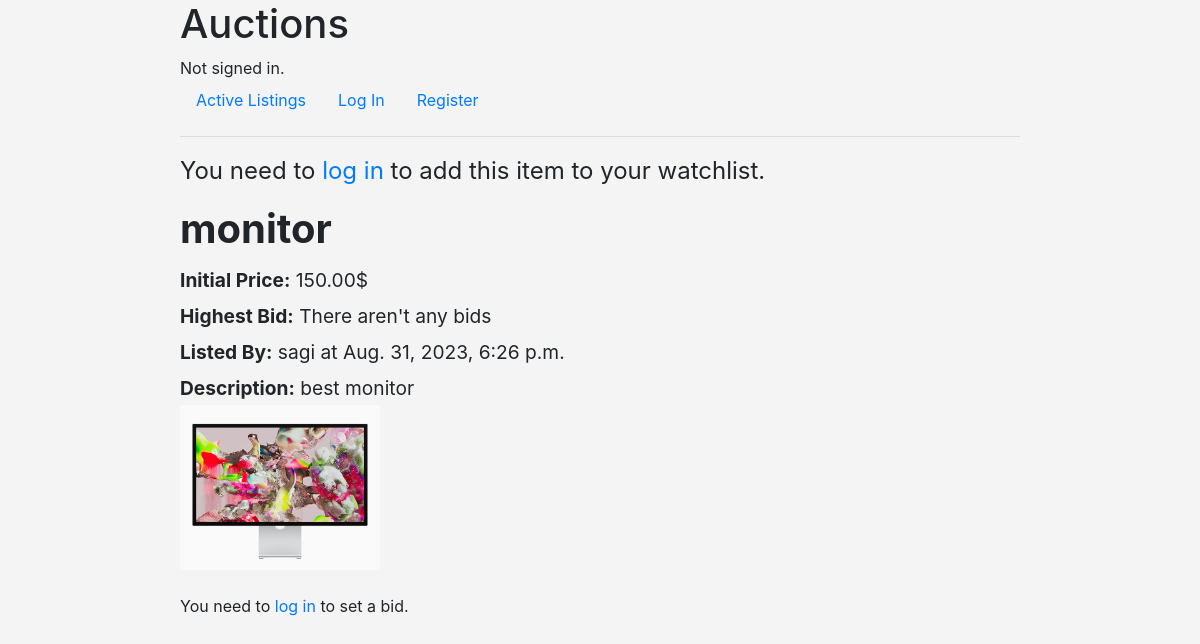
The page /productPage/11/ on the database as committed earlier.
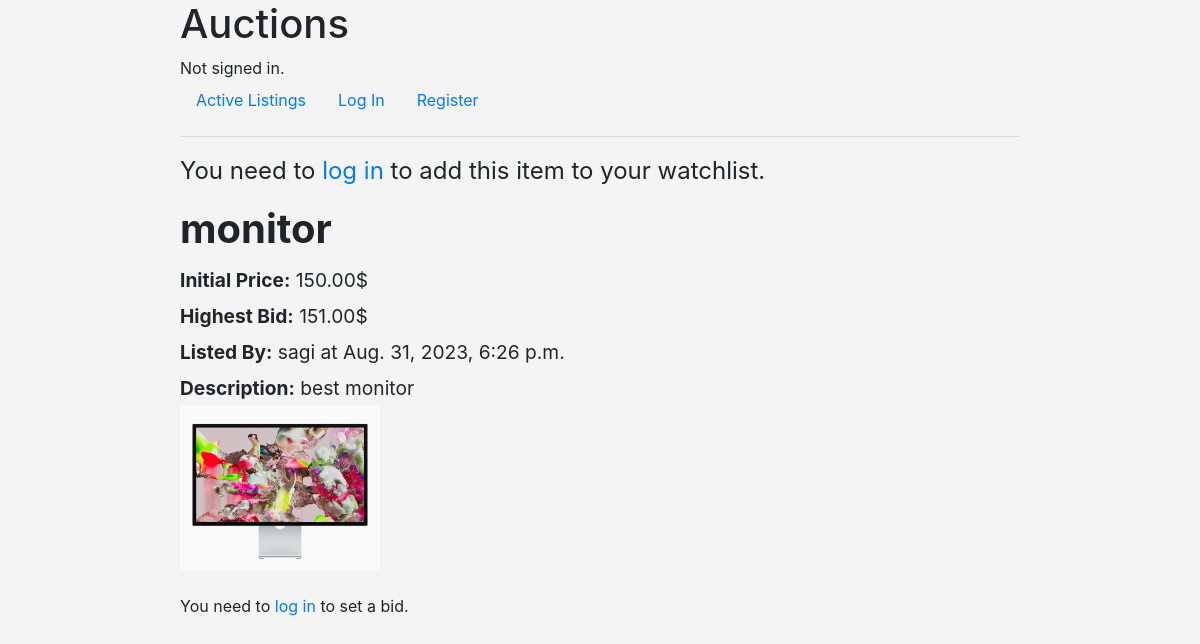
The same page on the database as committed later.
### auctions/models.py (models this page shows)
class Bid(models.Model):
    bidder = models.ForeignKey('User', on_delete=models.CASCADE)
    productName = models.ForeignKey('AuctionList', on_delete=models.CASCADE, related_name = "bids")
    bidPrice = models.DecimalField(max_digits=30, decimal_places=2)
    lastBidTime = models.DateTimeField(auto_now_add=True)

### auctions/views.py (the view)
# urls.py: path("productPage/<int:product_id>/", views.productPage, name="productPage"),
def productPage(request, product_id):
    product = get_object_or_404(AuctionList, pk=product_id)
    allProductBids = product.bids.all()
    state_message = request.session.pop('state_message', None) #state message - whether bid successed/failed
    highestBidder = (allProductBids.order_by("-bidPrice")[0].bidder) if allProductBids else None
    is_authenticated = request.user.is_authenticated
    in_watchlist = is_authenticated and request.user.watchlist.filter(pk=product.id).exists()
    is_a_bidder = is_authenticated and allProductBids.filter(bidder=request.user).exists()
    userBid = is_authenticated and (allProductBids.filter(bidder=request.user).order_by("-bidPrice")[0].bidPrice) if is_a_bidder else None
    return render(request, "auctions/productPage.html",{
        'product':product,
        'bidPrice': getCurrentPrice(product),
        'state_message': state_message,
        'in_watchlist': in_watchlist,
        'highestBidder':highestBidder,
        'is_a_bidder':is_a_bidder,
        'userBid':userBid,
    })

### auctions/util.py (called while the page is built)
def getCurrentPrice(product):
    allCurrentBids = product.bids.all()
    if allCurrentBids:
        highestBid = allCurrentBids.order_by("-bidPrice")[0].bidPrice
        return highestBid
    return product.initialPrice

### auctions/templates/auctions/productPage.html (shortened to what this page needs)
{% extends "auctions/layout.html" %}
{% block body %}
<div class="productText productPage">
    {% if user.is_authenticated %}
        {% if user != product.seller %}
            <form method="post" action="{% url 'toggleWatchlist' product.id %}">
            {% csrf_token %}
            <div class="watchlistBtns">
                {% if in_watchlist %}
                    <button type="submit" name="action" value="removeFromWatchlist" class="btn btn-secondary">Remove from Watchlist</button>
                {% else %}
                    <button type="submit" name="action" value="addToWatchlist" class="btn btn-primary">Add to Watchlist</button>
                {% endif %}
            </div>
            </form>
        {% else %}
        <div class="alert alert-primary" role="alert" style="display: inline-block;"> This is your product</div>
        {% endif %}
    {% else %}
        <p>You need to <a href="{% url 'login' %}">log in</a> to add this item to your watchlist.</p>
    {% endif %}
    <h1><b> {{product.productName}} </b></h1>
    <small><b>Initial Price:</b> {{ product.initialPrice }}$</small> <br>
    <small>
        <b>Highest Bid:</b>
        {% if bidPrice > product.initialPrice %}
            {{ bidPrice }}$
        {% else %}
             There aren't any bids
        {% endif %}
    </small><br>
    <small><b>Listed By:</b> {{product.seller}} at {{ product.creationTime }}</small> <br>
    <small><b>Description:</b> {{product.info}}</small>
</div>
<div class="productImg">
    {% if product.image %}
        <img src="{{ product.image.url }}" alt="{{ product.productName }}" style="max-width: 200px;">
    {% endif %}
</div> <br>
{% if user.is_authenticated %}
    {% if user != product.seller %}
        <form method="post" action="{% url 'submitBid' product.id %}">
            {% csrf_token %}
            <label for="bidAmount">Bid Amount:</label>
            <input type="number" step="0.01" id="bidAmount" name="bidAmount" min="0" required>
            <input type="submit" value="Submit Bid">
        </form>
    {% endif %}
{% else %}
    <p>You need to <a href="{% url 'login' %}">log in</a> to set a bid.</p>
{% endif %}
{% endblock %}

Rows that differ between the two databases and show on the page:
added Bid: bidPrice "151.00"
Other text that changed with them:
text no longer shown: "There aren't any bids"
